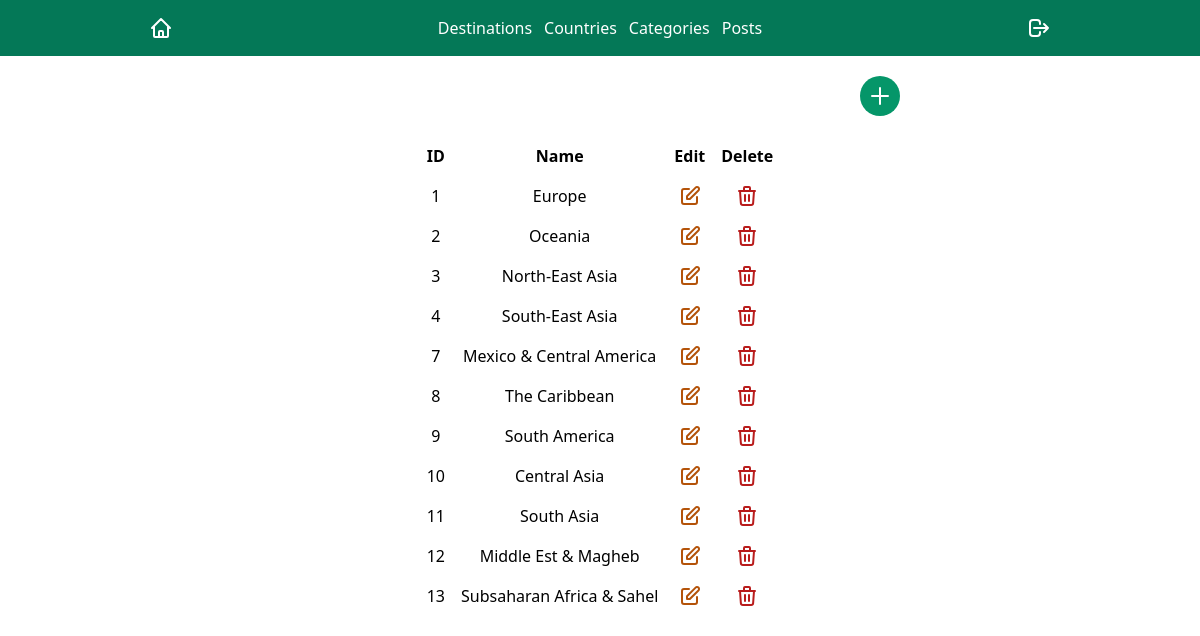
The page /admin/allDestinations.php on the database its author committed.
### tables this page shows
CREATE TABLE `destinations` (
  `id` int(11) NOT NULL,
  `name` varchar(255) NOT NULL
);

### config/db.php (called while the page is built)
<?php
	class Connect
	{
		public static function connection(){
			$cnx = new mysqli('localhost', 'root', '', 'travel');
			$cnx->set_charset("utf8");
			return $cnx;
		}
	}
?>

### models/Destination.php (called while the page is built, shortened)
<?php
class Destination extends Connect{
    private $db;
    private $destinations;
    public function __construct(){
		$this->db = Connect::connection();
		$this->destinations = array();
	}
    public function get_destinations(){
		$query = $this->db->query("SELECT * FROM destinations");
		while ($rows = $query->fetch_assoc()){
			$this->destinations[] = $rows;
		}
		return $this->destinations;
	}
}

### admin/allDestinations.php (the view, shortened to what this page needs)
<!DOCTYPE html>
<html lang="en">
<head>
    <link href="https://unpkg.com/tailwindcss@^2/dist/tailwind.min.css" rel="stylesheet">
    <link rel="stylesheet" type="text/css" href="https://cdn.datatables.net/v/dt/jq-3.6.0/dt-1.11.3/datatables.min.css"/>
</head>
<body>
<nav class="flex flex-col justify-center p-4 text-white bg-green-700 md:flex-row md:justify-around">
        <div>
            <a href="dashboard.php">
            </a>
        </div>
        <div class="flex flex-col justify-around md:flex-row">
            <a class="mr-3" href="allDestinations.php">Destinations</a>
            <a class="mr-3" href="allCountries.php">Countries</a>
            <a class="mr-3" href="allCategories.php">Categories</a>
            <a href="allPosts.php">Posts</a>
        </div>
        <div>
            <a href="logout.php">
            <svg xmlns="http://www.w3.org/2000/svg" class="w-6 h-6" fill="none" viewBox="0 0 24 24" stroke="currentColor">
            <path stroke-linecap="round" stroke-linejoin="round" stroke-width="2" d="M17 16l4-4m0 0l-4-4m4 4H7m6 4v1a3 3 0 01-3 3H6a3 3 0 01-3-3V7a3 3 0 013-3h4a3 3 0 013 3v1" />
             </svg>
            </a>
        </div>
</nav>
    <div class="container flex justify-end w-3/4 mt-5">
    <a href="" class="p-2 text-white bg-green-600 rounded-full">
    <svg xmlns="http://www.w3.org/2000/svg" class="w-6 h-6" fill="none" viewBox="0 0 24 24" stroke="currentColor">
     <path stroke-linecap="round" stroke-linejoin="round" stroke-width="2" d="M12 4v16m8-8H4" />
     </svg>
    </a>
    </div>
    <div class="container w-3/4 mx-auto mt-5 mb-5">
    <table class="mx-auto mt-2 mb-5 table-auto" id="one">
        <thead>
        <tr class="p-2">
                        <th class="p-2">ID</th>
                        <th class="p-2">Name</th>
                        <th class="p-2">Edit</th>
                        <th class="p-2">Delete</th>
                    </tr>
        </thead>
        <tbody>
        <?php require '../config/db.php'; ?>
                        <?php require '../models/Destination.php'; ?>
							<?php
							$destinations = new Destination();
							$dests = $destinations->get_destinations();
							foreach ($dests as $dest) {?>
                            <tr class="p-2 text-center">
                                <td class="p-2"><?php echo $dest['id'];?></td>
                                <td class="p-2"><?php echo $dest['name'];?></td>
                                <td class="p-2 "><a href="" class="text-yellow-700">
                                <svg xmlns="http://www.w3.org/2000/svg" class="w-6 h-6 mx-auto" fill="none" viewBox="0 0 24 24" stroke="currentColor">
                                <path stroke-linecap="round" stroke-linejoin="round" stroke-width="2" d="M11 5H6a2 2 0 00-2 2v11a2 2 0 002 2h11a2 2 0 002-2v-5m-1.414-9.414a2 2 0 112.828 2.828L11.828 15H9v-2.828l8.586-8.586z" />
                                </svg>
                                </a></td>
                                <td class="p-2"><a href="" class="text-red-700">
                                </a></td>
                            </tr>
                              <?php }?>
        </tbody>
    </table>
    </div>
</body>
</html>

### rows shown on the page
destinations: id "1", name "Europe"
destinations: id "2", name "Oceania"
destinations: id "3", name "North-East Asia"
destinations: id "4", name "South-East Asia"
destinations: id "7", name "Mexico & Central America"
destinations: id "8", name "The Caribbean"
destinations: id "9", name "South America"
destinations: id "10", name "Central Asia"
destinations: id "11", name "South Asia"
destinations: id "12", name "Middle Est & Magheb"
destinations: id "13", name "Subsaharan Africa & Sahel"
